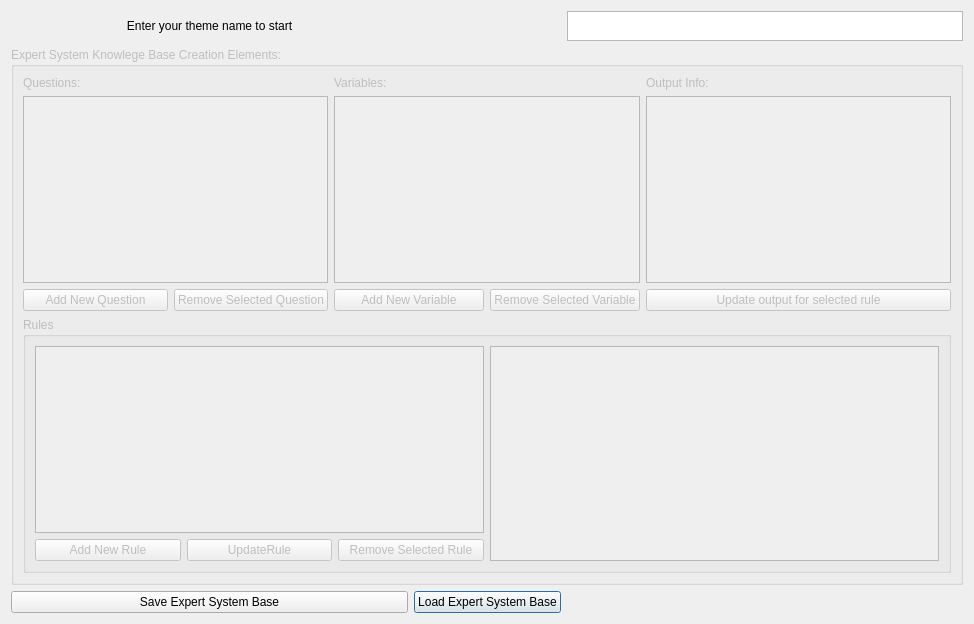
<?xml version="1.0" encoding="UTF-8"?>
<ui version="4.0">
 <class>RuleEditor</class>
 <widget class="QDialog" name="RuleEditor">
  <property name="enabled">
   <bool>true</bool>
  </property>
  <property name="geometry">
   <rect>
    <x>0</x>
    <y>0</y>
    <width>974</width>
    <height>624</height>
   </rect>
  </property>
  <property name="sizePolicy">
   <sizepolicy hsizetype="Fixed" vsizetype="Fixed">
    <horstretch>0</horstretch>
    <verstretch>0</verstretch>
   </sizepolicy>
  </property>
  <property name="windowTitle">
   <string>RuleEditor</string>
  </property>
  <layout class="QGridLayout" name="gridLayout">
   <item row="1" column="0" colspan="3">
    <widget class="QGroupBox" name="gBAllInfo">
     <property name="enabled">
      <bool>false</bool>
     </property>
     <property name="minimumSize">
      <size>
       <width>0</width>
       <height>50</height>
      </size>
     </property>
     <property name="title">
      <string>Expert System Knowlege Base Creation Elements:</string>
     </property>
     <layout class="QGridLayout" name="gridLayout_2">
      <item row="0" column="1">
       <layout class="QVBoxLayout" name="verticalLayout_5">
        <property name="leftMargin">
         <number>0</number>
        </property>
        <item>
         <widget class="QLabel" name="lblVariables">
          <property name="text">
           <string>Variables:</string>
          </property>
         </widget>
        </item>
        <item>
         <widget class="QListView" name="listViewVariables"/>
        </item>
        <item>
         <layout class="QHBoxLayout" name="horizontalLayout_7">
          <property name="topMargin">
           <number>0</number>
          </property>
          <item>
           <widget class="QPushButton" name="pbAddVariable">
            <property name="text">
             <string>Add New Variable</string>
            </property>
           </widget>
          </item>
          <item>
           <widget class="QPushButton" name="pbRemoveVariable">
            <property name="text">
             <string>Remove Selected Variable</string>
            </property>
           </widget>
          </item>
         </layout>
        </item>
       </layout>
      </item>
      <item row="0" column="0">
       <layout class="QVBoxLayout" name="verticalLayout_3">
        <property name="leftMargin">
         <number>0</number>
        </property>
        <item>
         <widget class="QLabel" name="lblQuestions">
          <property name="text">
           <string>Questions:</string>
          </property>
         </widget>
        </item>
        <item>
         <widget class="QListView" name="listViewQuestions"/>
        </item>
        <item>
         <layout class="QHBoxLayout" name="horizontalLayout_6">
          <property name="topMargin">
           <number>0</number>
          </property>
          <item>
           <widget class="QPushButton" name="pbAddQuestion">
            <property name="text">
             <string>Add New Question</string>
            </property>
           </widget>
          </item>
          <item>
           <widget class="QPushButton" name="pbRemoveQuestion">
            <property name="text">
             <string>Remove Selected Question</string>
            </property>
           </widget>
          </item>
         </layout>
        </item>
       </layout>
      </item>
      <item row="0" column="2">
       <layout class="QVBoxLayout" name="verticalLayout">
        <property name="leftMargin">
         <number>0</number>
        </property>
        <item>
         <widget class="QLabel" name="lblOutput">
          <property name="text">
           <string>Output Info:</string>
          </property>
         </widget>
        </item>
        <item>
         <widget class="QTextEdit" name="textEditOutput"/>
        </item>
        <item>
         <widget class="QPushButton" name="pbUpdateOutput">
          <property name="text">
           <string>Update output for selected rule</string>
          </property>
         </widget>
        </item>
       </layout>
      </item>
      <item row="1" column="0" colspan="3">
       <widget class="QGroupBox" name="gbRules">
        <property name="minimumSize">
         <size>
          <width>0</width>
          <height>50</height>
         </size>
        </property>
        <property name="title">
         <string>Rules</string>
        </property>
        <layout class="QHBoxLayout" name="horizontalLayout_2">
         <item>
          <layout class="QVBoxLayout" name="verticalLayout_4">
           <property name="leftMargin">
            <number>0</number>
           </property>
           <item>
            <widget class="QListView" name="listViewRules">
             <property name="sizePolicy">
              <sizepolicy hsizetype="Expanding" vsizetype="Expanding">
               <horstretch>0</horstretch>
               <verstretch>0</verstretch>
              </sizepolicy>
             </property>
             <property name="maximumSize">
              <size>
               <width>16777215</width>
               <height>16777215</height>
              </size>
             </property>
            </widget>
           </item>
           <item>
            <layout class="QHBoxLayout" name="horizontalLayout_5">
             <property name="topMargin">
              <number>0</number>
             </property>
             <item>
              <widget class="QPushButton" name="pbAddRule">
               <property name="text">
                <string>Add New Rule</string>
               </property>
              </widget>
             </item>
             <item>
              <widget class="QPushButton" name="pbUpdateRule">
               <property name="text">
                <string>UpdateRule</string>
               </property>
              </widget>
             </item>
             <item>
              <widget class="QPushButton" name="pbRemoveRule">
               <property name="text">
                <string>Remove Selected Rule</string>
               </property>
              </widget>
             </item>
            </layout>
           </item>
          </layout>
         </item>
         <item>
          <widget class="QTableView" name="tableViewRules">
           <property name="enabled">
            <bool>false</bool>
           </property>
          </widget>
         </item>
        </layout>
       </widget>
      </item>
     </layout>
    </widget>
   </item>
   <item row="0" column="0">
    <widget class="QLabel" name="lblThemeName">
     <property name="sizePolicy">
      <sizepolicy hsizetype="Expanding" vsizetype="Expanding">
       <horstretch>0</horstretch>
       <verstretch>0</verstretch>
      </sizepolicy>
     </property>
     <property name="maximumSize">
      <size>
       <width>16777215</width>
       <height>50</height>
      </size>
     </property>
     <property name="text">
      <string>Enter your theme name to start</string>
     </property>
     <property name="alignment">
      <set>Qt::AlignCenter</set>
     </property>
    </widget>
   </item>
   <item row="4" column="0">
    <widget class="QPushButton" name="pbSave">
     <property name="text">
      <string>Save Expert System Base</string>
     </property>
    </widget>
   </item>
   <item row="4" column="1">
    <widget class="QPushButton" name="pbLoad">
     <property name="text">
      <string>Load Expert System Base</string>
     </property>
     <property name="autoDefault">
      <bool>true</bool>
     </property>
     <property name="default">
      <bool>true</bool>
     </property>
    </widget>
   </item>
   <item row="0" column="2">
    <widget class="QTextEdit" name="textEditThemeName">
     <property name="sizePolicy">
      <sizepolicy hsizetype="Expanding" vsizetype="Expanding">
       <horstretch>0</horstretch>
       <verstretch>0</verstretch>
      </sizepolicy>
     </property>
     <property name="maximumSize">
      <size>
       <width>1000</width>
       <height>30</height>
      </size>
     </property>
    </widget>
   </item>
  </layout>
 </widget>
 <resources/>
 <connections/>
</ui>
